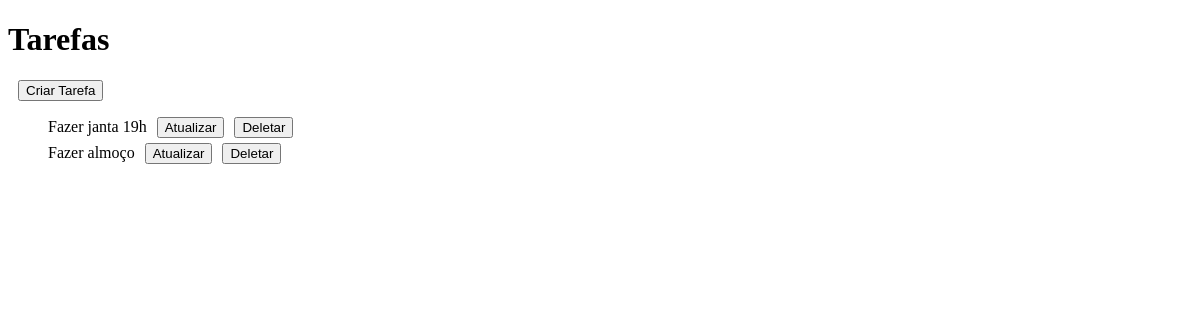
Before: / with the older database file.
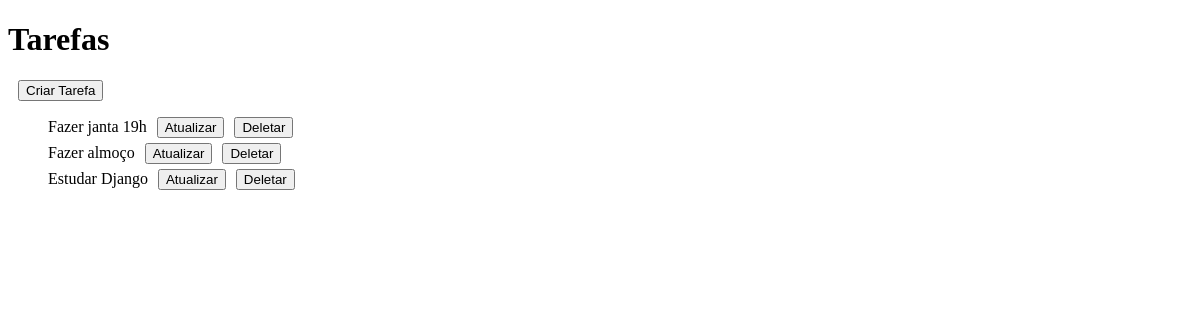
After: the same page with the newer database file.
### tarefas/models.py (models this page shows)
class Tarefa(models.Model):
    titulo = models.CharField(max_length=150)
    descricao = models.TextField()
    completo = models.BooleanField(default=False)
    criadoEm = models.DateTimeField(auto_now_add=True)
    atualizadoEm = models.DateTimeField(auto_now=True)

### tarefas/views.py (the view)
# urls.py: path('', views.listaTarefas, name='listaTarefas'),
def listaTarefas(request):
    tarefas = Tarefa.objects.all()
    return render(request, 'listaTarefas.html', {'tarefas': tarefas})

### tarefas/templates/listaTarefas.html (shortened to what this page needs)
<!DOCTYPE html>
<html lang="en">
<head>
</head>
<body>
    <h1>Tarefas</h1>
    <form action="{% url 'criar' %}">
        <button type="submit">Criar Tarefa</button>
    </form>
    <ul>
        {% for tarefa in tarefas %}
            <li>{{ tarefa.titulo }}
                <form action="{% url 'atualizarTarefa' pk=tarefa.pk %}">
                    <button type="submit">Atualizar</button>
                </form>
                <form action="{% url 'deletarTarefa' pk=tarefa.pk %}" method="post">
                    <button type="submit">Deletar</button>
                </form>
            </li>
        {% endfor %}
    </ul>
</body>
</html>

### tarefas/templates/listaTarefas.html (style rules this page uses)
ul li { display: flex; align-items: center; margin-bottom: 5px; }
form button { margin-left: 10px; }

Changed rows visible on the page:
added Tarefa: titulo "Estudar Django"
